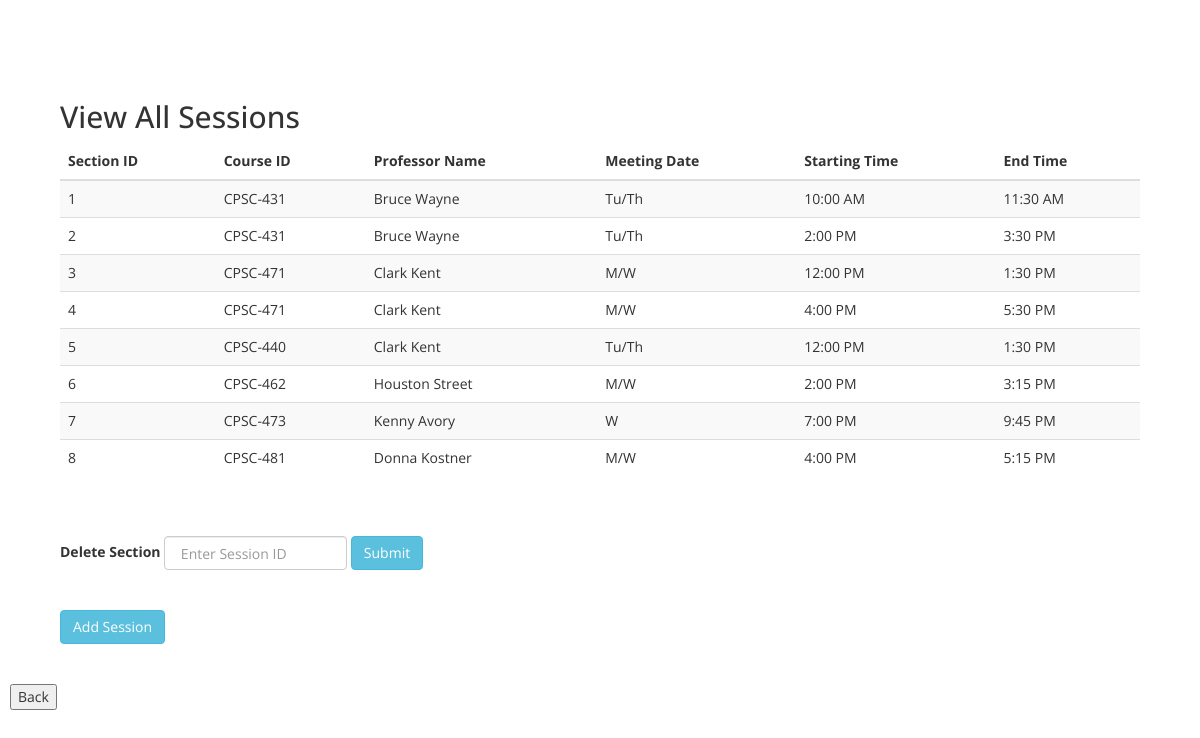
Screenshot of /view_all_sessions_admin.php with the database file from the repository.
### tables this page shows
create table SECTIONS
(	Section_ID int unsigned not null primary key,
	Course_ID char (10) not null,
	P_ID int unsigned not null,
	Meeting_Date char (50),
	Start_Time char (50),
	End_Time char (50),
	Syllabus mediumblob
);

create table COURSE
(	Course_ID char (10) not null primary key,
	Course_Title char (30),
        Course_Unit int unsigned not null,
	Description varchar (500)
);

create table PROFESSOR
(	P_ID int unsigned not null primary key,
	Fname char (50) not null,
	Lname char (50) not null
);

### define_class.php (the view, shortened to what this page needs)
<?php
    function display_all_sections($link_db)
	{
        $select = 'SELECT * ';
        $from = 'FROM SECTIONS as SEC, PROFESSOR as P, COURSE as C ';
        $where = 'WHERE SEC.P_ID = P.P_ID AND SEC.Course_ID = C.Course_ID ';
        $order = 'ORDER BY SEC.Section_ID';
		$query = $select.$from.$where.$order;
        $result = mysqli_query($link_db, $query);
        if($result->num_rows == 0) {
            echo "<p>No records found</p>";
            exit();
        } else {
            while($row = mysqli_fetch_array($result)) {
				echo "<tr>";
				echo "<td>" . $row['Section_ID'] . "</td>";
				echo "<td>" . $row['Course_ID'] . "</td>";
				echo "<td>" . $row['Fname'] ." ". $row['Lname'] . "</td>";
				echo "<td>" . $row['Meeting_Date'] . "</td>";
				echo "<td>" . $row['Start_Time']."</td>";
				echo "<td>" . $row['End_Time']."</td>";
				echo "</tr>";
			}
        }
    }
?>

### style.css (style rules this page uses)
body { padding: 80px 10px 0px 10px;font-family: 'Open Sans', sans-serif; }

### rows the page displays
sections: Section_ID "1", Course_ID.Course_ID "CPSC-431", P_ID.Fname "Bruce", P_ID.Lname "Wayne", Meeting_Date "Tu/Th", Start_Time "10:00 AM", End_Time "11:30 AM"
sections: Section_ID "2", Course_ID.Course_ID "CPSC-431", P_ID.Fname "Bruce", P_ID.Lname "Wayne", Meeting_Date "Tu/Th", Start_Time "2:00 PM", End_Time "3:30 PM"
sections: Section_ID "3", Course_ID.Course_ID "CPSC-471", P_ID.Fname "Clark", P_ID.Lname "Kent", Meeting_Date "M/W", Start_Time "12:00 PM", End_Time "1:30 PM"
sections: Section_ID "4", Course_ID.Course_ID "CPSC-471", P_ID.Fname "Clark", P_ID.Lname "Kent", Meeting_Date "M/W", Start_Time "4:00 PM", End_Time "5:30 PM"
sections: Section_ID "5", Course_ID.Course_ID "CPSC-440", P_ID.Fname "Clark", P_ID.Lname "Kent", Meeting_Date "Tu/Th", Start_Time "12:00 PM", End_Time "1:30 PM"
sections: Section_ID "6", Course_ID.Course_ID "CPSC-462", P_ID.Fname "Houston", P_ID.Lname "Street", Meeting_Date "M/W", Start_Time "2:00 PM", End_Time "3:15 PM"
sections: Section_ID "7", Course_ID.Course_ID "CPSC-473", P_ID.Fname "Kenny", P_ID.Lname "Avory", Meeting_Date "W", Start_Time "7:00 PM", End_Time "9:45 PM"
sections: Section_ID "8", Course_ID.Course_ID "CPSC-481", P_ID.Fname "Donna", P_ID.Lname "Kostner", Meeting_Date "M/W", Start_Time "4:00 PM", End_Time "5:15 PM"
